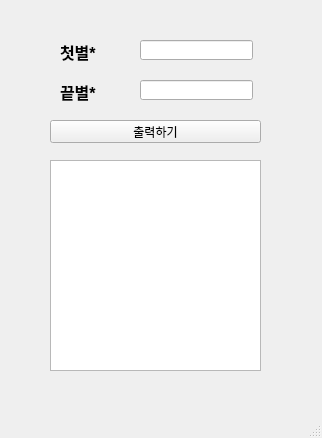
<?xml version="1.0" encoding="UTF-8"?>
<ui version="4.0">
 <class>MainWindow</class>
 <widget class="QMainWindow" name="MainWindow">
  <property name="geometry">
   <rect>
    <x>0</x>
    <y>0</y>
    <width>322</width>
    <height>438</height>
   </rect>
  </property>
  <property name="windowTitle">
   <string>MainWindow</string>
  </property>
  <widget class="QWidget" name="centralwidget">
   <widget class="QPushButton" name="pb">
    <property name="geometry">
     <rect>
      <x>50</x>
      <y>120</y>
      <width>211</width>
      <height>23</height>
     </rect>
    </property>
    <property name="text">
     <string>출력하기</string>
    </property>
   </widget>
   <widget class="QLabel" name="lblfirst">
    <property name="geometry">
     <rect>
      <x>60</x>
      <y>40</y>
      <width>56</width>
      <height>21</height>
     </rect>
    </property>
    <property name="text">
     <string>&lt;html&gt;&lt;head/&gt;&lt;body&gt;&lt;p&gt;&lt;span style=&quot; font-size:12pt; font-weight:600;&quot;&gt;첫별*&lt;/span&gt;&lt;/p&gt;&lt;/body&gt;&lt;/html&gt;</string>
    </property>
   </widget>
   <widget class="QLabel" name="lbllast">
    <property name="geometry">
     <rect>
      <x>60</x>
      <y>80</y>
      <width>56</width>
      <height>21</height>
     </rect>
    </property>
    <property name="text">
     <string>&lt;html&gt;&lt;head/&gt;&lt;body&gt;&lt;p&gt;&lt;span style=&quot; font-size:12pt; font-weight:600;&quot;&gt;끝별*&lt;/span&gt;&lt;/p&gt;&lt;/body&gt;&lt;/html&gt;</string>
    </property>
   </widget>
   <widget class="QLineEdit" name="lefirst">
    <property name="geometry">
     <rect>
      <x>140</x>
      <y>40</y>
      <width>113</width>
      <height>20</height>
     </rect>
    </property>
   </widget>
   <widget class="QLineEdit" name="lelast">
    <property name="geometry">
     <rect>
      <x>140</x>
      <y>80</y>
      <width>113</width>
      <height>20</height>
     </rect>
    </property>
   </widget>
   <widget class="QTextEdit" name="te">
    <property name="geometry">
     <rect>
      <x>50</x>
      <y>160</y>
      <width>211</width>
      <height>211</height>
     </rect>
    </property>
   </widget>
  </widget>
  <widget class="QMenuBar" name="menubar">
   <property name="geometry">
    <rect>
     <x>0</x>
     <y>0</y>
     <width>322</width>
     <height>21</height>
    </rect>
   </property>
  </widget>
  <widget class="QStatusBar" name="statusbar"/>
 </widget>
 <resources/>
 <connections/>
</ui>
